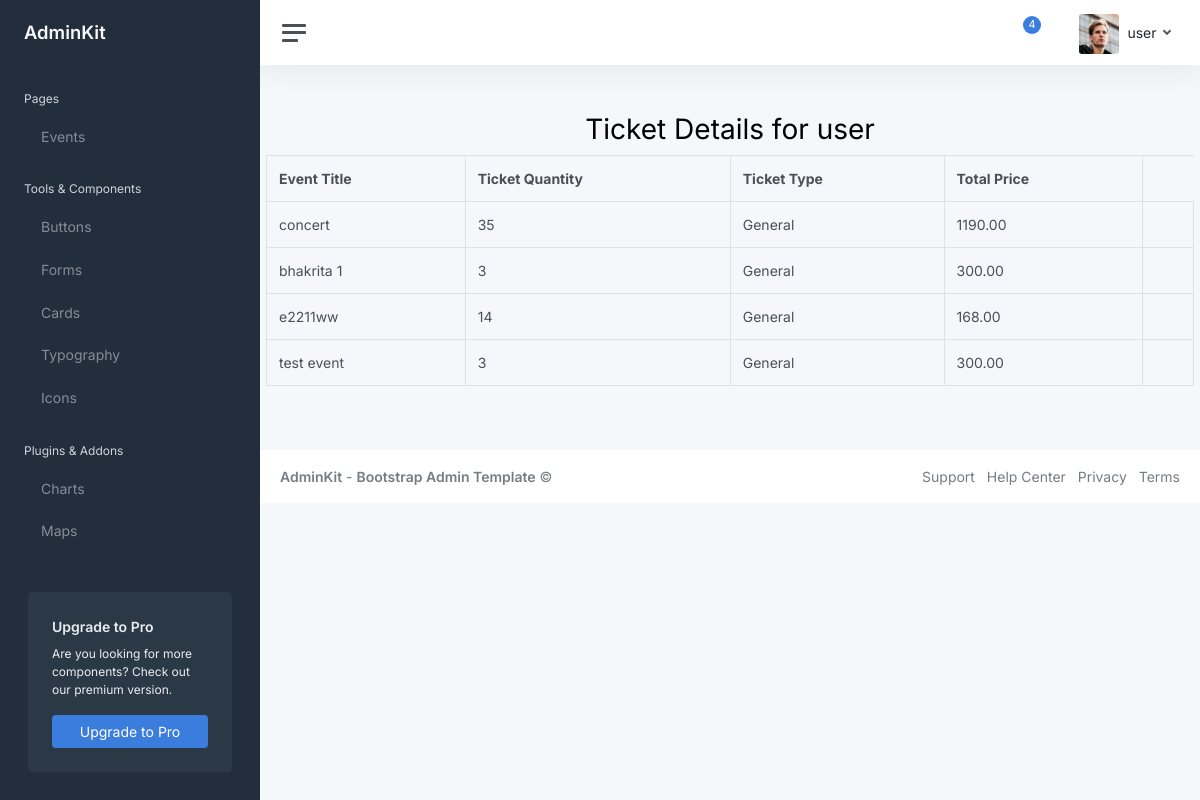
The app's page /ticket_details/9/ with its own data.
### ticket_app/models.py (models this page shows, shortened)
class Ticket (models.Model):
    ticket_uuid= models.UUIDField(default=uuid.uuid4)
    event_details = models.ForeignKey(Event, on_delete= models.CASCADE)
    user_details = models.ForeignKey (User, on_delete=models.CASCADE)
    total_price = models.DecimalField(max_digits=8, decimal_places=2)
    ticket_quantity = models.IntegerField()
    ticket_purchase_date = models.DateTimeField(default=datetime.now)
    General = 'General'
    Fanpit = 'Fanpit'
    VIP = 'VIP'
    Ticket_CHOICES = [
        (General, 'General'),
        (Fanpit, 'Fanpit'),
        (VIP, 'Vip'),
    ]
    status = models.CharField(max_length=7, choices=Ticket_CHOICES, default=General)

class Event (models.Model):
    event_title = models.CharField(max_length= 200, unique=True)
    event_description = models.TextField('Description of event: ')
    event_date = models.DateField()
    event_time = models.TimeField ()
    event_address = models.TextField()
    event_capacity = models.IntegerField()
    event_price = models.DecimalField(max_digits=8, decimal_places=2)
    event_uuid= models.UUIDField(default=uuid.uuid4)

### ticket_app/views.py (the view)
# urls.py: path('ticket_details/<int:user_id>/', views.ticket_details, name='ticket_details'),
def ticket_details(request, user_id):
    user = get_object_or_404 (User, id=user_id)
    tickets = Ticket.objects.filter(user_details=user)
    return render (request, 'ticket_details.html', {'user': user, 'tickets': tickets})

### ticket_app/context_processors.py (called while the page is built)
def admin_context(request):
    if request.user.is_authenticated:
        user_groups = request.user.groups.values_list('name', flat=True)
        is_admin = 'Admin' in user_groups
        is_user = 'User' in user_groups
    else:
        is_admin = False
        is_user = False
    return {
        'is_admin': is_admin,
        'is_user' : is_user,
    }

### templates/ticket_details.html
{% extends "base.html" %}
{% block Mainblock %}
<div class="container py-5">
    <h1 class="text-center">Ticket Details for {{ user.username }} </h1>
    {% if tickets %}
    <table class="table table-bordered">
        <thead>
            <tr>
                <th>Event Title</th>
                <th>Ticket Quantity</th>
                <th>Ticket Type</th>
                <th>Total Price</th>
            </tr>
        </thead>
        <tbody>
            {% for ticket in tickets %}
            <tr>
                <td>{{ ticket.event_details.event_title }}</td>
                <td>{{ ticket.ticket_quantity }}</td>
                <td>{{ ticket.status }}</td>
                <td>{{ ticket.total_price }}</td>
                <td>{{ ticket.purchase_date }}</td>
            </tr>
            {% endfor %}
        </tbody>
    </table>
    {% else %}
    <p>No tickets found for this user and event.</p>
    {% endif %}
</div>
{% endblock %}

### templates/base.html (shortened to what this page needs)
<!DOCTYPE html>
<html lang="en">
  {% load static %}
  <head>
    <link href="{% static 'css/app.css' %}" rel="stylesheet" />
  </head>
  <body>
    <div class="wrapper">
    {% if user.is_authenticated %}
      <nav id="sidebar" class="sidebar js-sidebar">
        <div class="sidebar-content js-simplebar">
          <a class="sidebar-brand" href="index.html">
            <span class="align-middle">AdminKit</span>
          </a>
          <ul class="sidebar-nav">
            <li class="sidebar-header">Pages</li>
            <li class="sidebar-item">
              <a class="sidebar-link" href="/events/">
                <span class="align-middle">Events</span>
              </a>
            </li>
            <li class="sidebar-header">Tools & Components</li>
            <li class="sidebar-item">
              <a class="sidebar-link" href="ui-buttons.html">
                <span class="align-middle">Buttons</span>
              </a>
            </li>
            <li class="sidebar-item">
              <a class="sidebar-link" href="ui-forms.html">
                <span class="align-middle">Forms</span>
              </a>
            </li>
            <li class="sidebar-item">
              <a class="sidebar-link" href="ui-cards.html">
                <span class="align-middle">Cards</span>
              </a>
            </li>
            <li class="sidebar-item">
              <a class="sidebar-link" href="ui-typography.html">
                <span class="align-middle">Typography</span>
              </a>
            </li>
            <li class="sidebar-item">
              <a class="sidebar-link" href="icons-feather.html">
                <span class="align-middle">Icons</span>
              </a>
            </li>
            <li class="sidebar-header">Plugins & Addons</li>
            <li class="sidebar-item">
              <a class="sidebar-link" href="charts-chartjs.html">
                <span class="align-middle">Charts</span>
              </a>
            </li>
            <li class="sidebar-item">
              <a class="sidebar-link" href="maps-google.html">
                <span class="align-middle">Maps</span>
              </a>
            </li>
          </ul>
          <div class="sidebar-cta">
            <div class="sidebar-cta-content">
              <strong class="d-inline-block mb-2">Upgrade to Pro</strong>
              <div class="mb-3 text-sm">
                Are you looking for more components? Check out our premium
                version.
              </div>
              <div class="d-grid">
                <a href="upgrade-to-pro.html" class="btn btn-primary"
                  >Upgrade to Pro</a
                >
              </div>
            </div>
          </div>
        </div>
      </nav>
      <div class="main">
        <nav class="navbar navbar-expand navbar-light navbar-bg">
          <a class="sidebar-toggle js-sidebar-toggle">
            <i class="hamburger align-self-center"></i>
          </a>
          <div class="navbar-collapse collapse">
            <ul class="navbar-nav navbar-align">
              <li class="nav-item dropdown">
                <a
                  class="nav-icon dropdown-toggle"
                  href="#"
                  id="alertsDropdown"
                  data-bs-toggle="dropdown"
                >
                  <div class="position-relative">
                    <span class="indicator">4</span>
                  </div>
                </a>
              </li>
              <li class="nav-item dropdown">
                <a
                  class="nav-icon dropdown-toggle"
                  href="#"
                  id="messagesDropdown"
                  data-bs-toggle="dropdown"
                >
                </a>
              </li>
              <li class="nav-item dropdown">
                <a
                  class="nav-link dropdown-toggle d-none d-sm-inline-block"
                  href="#"
                  data-bs-toggle="dropdown"
                >
                  <img
                    src="{% static 'img/avatars/avatar.jpg' %}"
                    class="avatar img-fluid rounded me-1"
                    alt="{{ user.username }}"
                  />
                  <span class="text-dark">{{ user.username }}</span>
                </a>
              </li>
            </ul>
          </div>
        </nav>
	{% else %}
        <a href="{% url 'ticket_app:sign_in' %}"></a>
    {% endif %}
	{% block Mainblock %}
	{%endblock%}
        <footer class="footer">
          <div class="container-fluid">
            <div class="row text-muted">
              <div class="col-6 text-start">
                <p class="mb-0">
                  <a
                    class="text-muted"
                    href="https://adminkit.io/"
                    target="_blank"
                    ><strong>AdminKit</strong></a
                  >
                  -
                  <a
                    class="text-muted"
                    href="https://adminkit.io/"
                    target="_blank"
                    ><strong>Bootstrap Admin Template</strong></a
                  >
                  &copy;
                </p>
              </div>
              <div class="col-6 text-end">
                <ul class="list-inline">
                  <li class="list-inline-item">
                    <a
                      class="text-muted"
                      href="https://adminkit.io/"
                      target="_blank"
                      >Support</a
                    >
                  </li>
                  <li class="list-inline-item">
                    <a
                      class="text-muted"
                      href="https://adminkit.io/"
                      target="_blank"
                      >Help Center</a
                    >
                  </li>
                  <li class="list-inline-item">
                    <a
                      class="text-muted"
                      href="https://adminkit.io/"
                      target="_blank"
                      >Privacy</a
                    >
                  </li>
                  <li class="list-inline-item">
                    <a
                      class="text-muted"
                      href="https://adminkit.io/"
                      target="_blank"
                      >Terms</a
                    >
                  </li>
                </ul>
              </div>
            </div>
          </div>
        </footer>
      </div>
    </div>
  </body>
</html>

### records on screen
Ticket: event_details.event_title "concert", ticket_quantity "35", status "General", total_price "1190.00"
Ticket: event_details.event_title "bhakrita 1", ticket_quantity "3", status "General", total_price "300.00"
Ticket: event_details.event_title "e2211ww", ticket_quantity "14", status "General", total_price "168.00"
Ticket: event_details.event_title "test event", ticket_quantity "3", status "General", total_price "300.00"

### other values on screen
{{ user.username }} "user"
